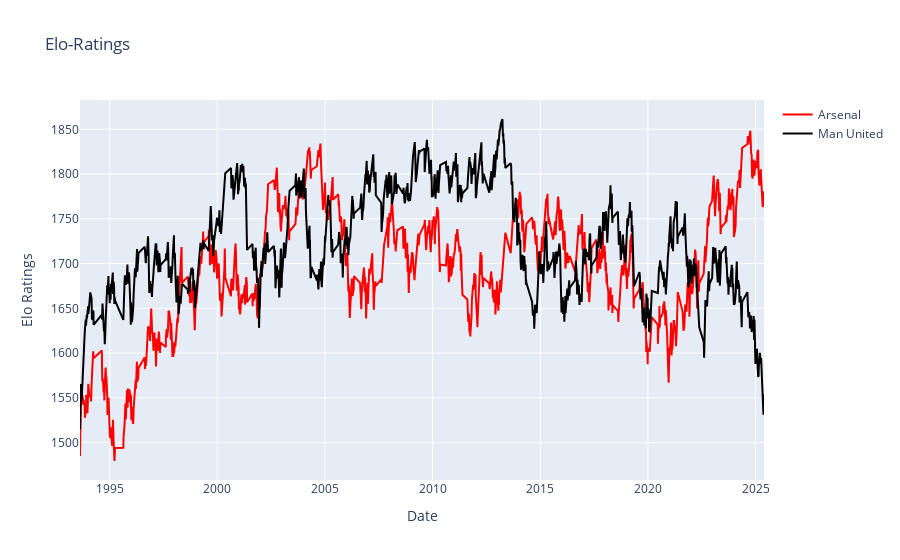

Notebook code cell kept with this figure:
### Code cell
fig = go.Figure()

fig.add_trace(go.Scatter(
    x = arsenal_elo_history['Date'],
    y = arsenal_elo_history['Elo-rating after match'],
    mode = 'lines',
    name = 'Arsenal',
    line = dict(color = 'red')
))

fig.add_trace(go.Scatter(
    x = man_united_elo_history['Date'],
    y = man_united_elo_history['Elo-rating after match'],
    mode = 'lines',
    name = 'Man United',
    line = dict(color = 'black')
))

fig.update_layout(
    title = 'Elo-Ratings',
    xaxis_title = 'Date',
    yaxis_title = 'Elo Ratings'
)

fig.show()

### Figure 1 — Plotly figure (JSON) as saved in the notebook; plotly's stock layout.template omitted (floating-point values rounded to 4 significant figures; data arrays with more than 128 entries replaced by an {"elided": "..."} marker saying what was removed)
{"data": [{"line": {"color": "red"}, "mode": "lines", "name": "Arsenal", "type": "scatter", "x": {"elided": "1210 str values"}, "y": {"elided": "1210 float values"}}, {"line": {"color": "black"}, "mode": "lines", "name": "Man United", "type": "scatter", "x": {"elided": "1211 str values"}, "y": {"elided": "1211 float values"}}], "layout": {"title": {"text": "Elo-Ratings"}, "xaxis": {"title": {"text": "Date"}}, "yaxis": {"title": {"text": "Elo Ratings"}}}}
